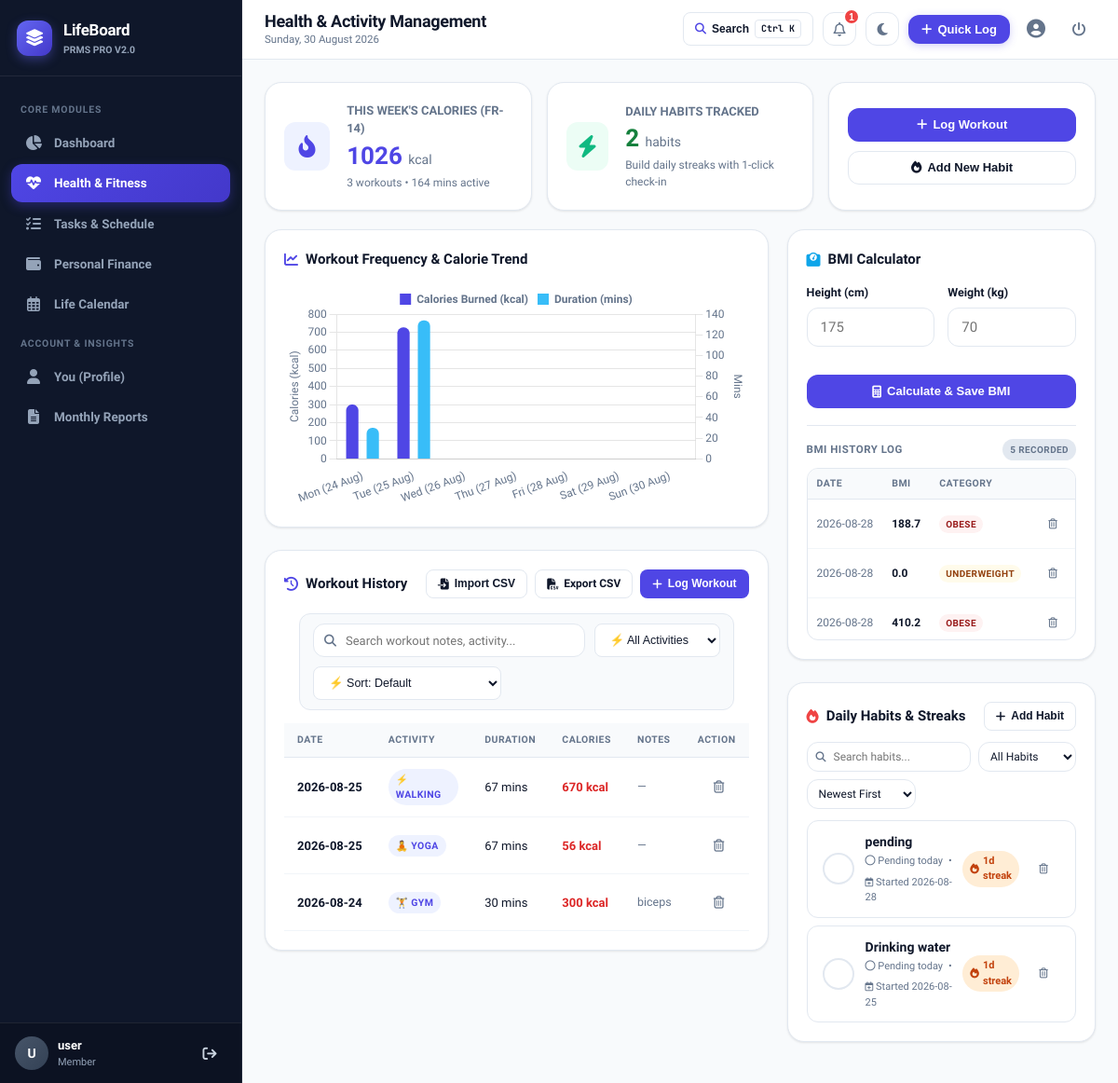
The app's page /health (signed in), older data.
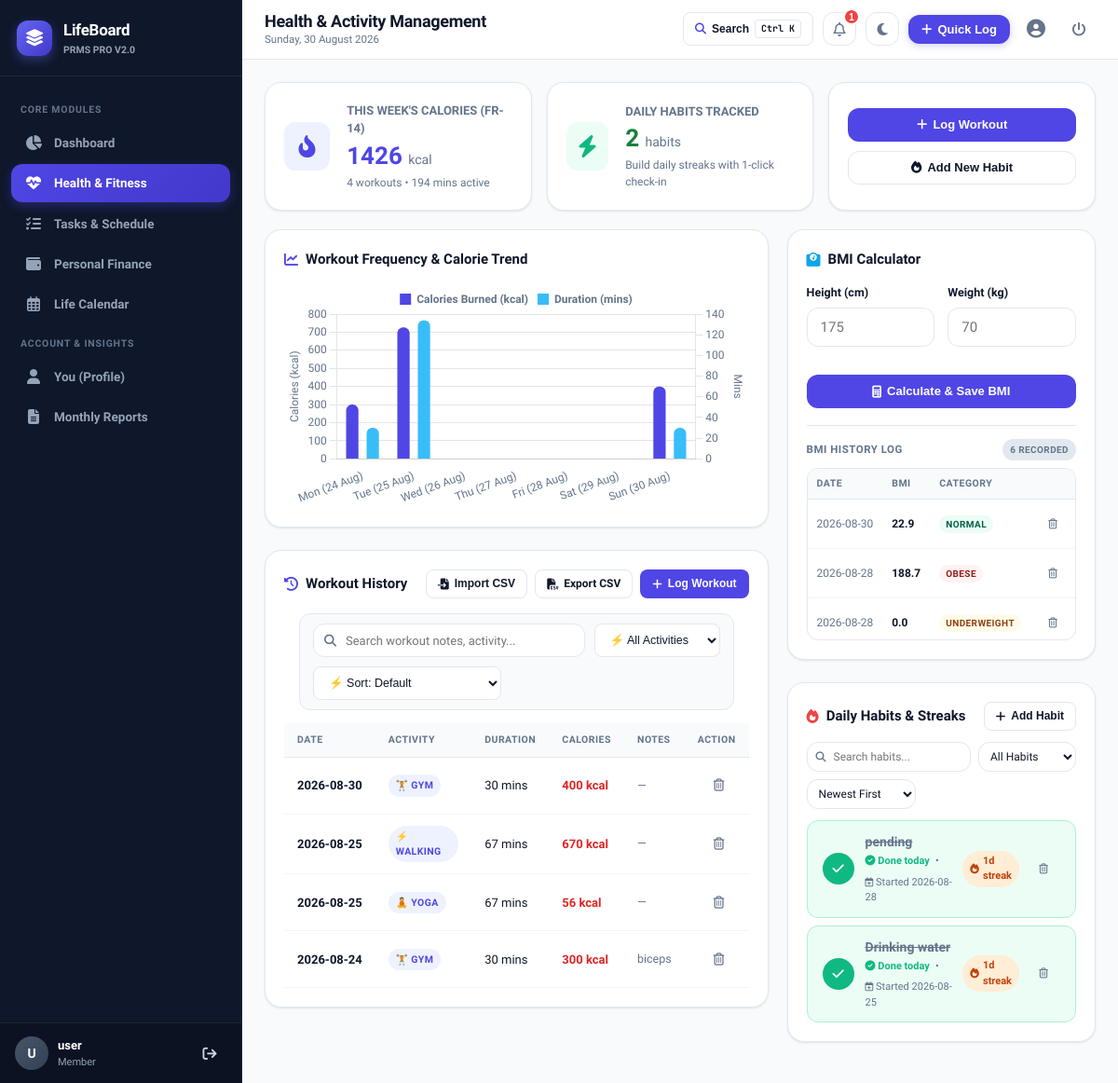
The same page, newer data.
### tables this page shows
CREATE TABLE workout_log (
        workout_id INTEGER PRIMARY KEY AUTOINCREMENT,
        user_id INTEGER NOT NULL,
        activity_type VARCHAR(50) NOT NULL,
        duration_mins INTEGER NOT NULL CHECK (duration_mins > 0),
        calories INTEGER NOT NULL CHECK (calories > 0),
        notes TEXT,
        log_date DATE NOT NULL,
        created_at DATETIME DEFAULT CURRENT_TIMESTAMP,
        FOREIGN KEY (user_id) REFERENCES users(user_id) ON DELETE CASCADE
    );

CREATE TABLE bmi_records (
        bmi_id INTEGER PRIMARY KEY AUTOINCREMENT,
        user_id INTEGER NOT NULL,
        height_cm REAL NOT NULL,
        weight_kg REAL NOT NULL,
        bmi_value REAL NOT NULL,
        category VARCHAR(30) NOT NULL,
        recorded_date DATETIME DEFAULT CURRENT_TIMESTAMP,
        FOREIGN KEY (user_id) REFERENCES users(user_id) ON DELETE CASCADE
    );

CREATE TABLE habit_tracker (
        habit_id INTEGER PRIMARY KEY AUTOINCREMENT,
        user_id INTEGER NOT NULL,
        habit_name VARCHAR(100) NOT NULL,
        streak_count INTEGER DEFAULT 0,
        last_completed_date DATE,
        created_at DATETIME DEFAULT CURRENT_TIMESTAMP,
        FOREIGN KEY (user_id) REFERENCES users(user_id) ON DELETE CASCADE
    );

### app.py (the view)
@app.route('/health')
@login_required
def health():
    user_id = session['user_id']
    today = date.today()
    workouts = models.get_user_workouts(user_id)
    weekly_stats = models.get_weekly_calories(user_id)
    habits = models.get_user_habits(user_id)
    bmi_history = models.get_user_bmi_history(user_id)
    workout_chart = models.get_7day_workout_chart_data(user_id)
    return render_template('health/index.html',
                           workouts=workouts,
                           weekly_stats=weekly_stats,
                           habits=habits,
                           bmi_history=bmi_history,
                           workout_chart=workout_chart,
                           today_str=today.strftime('%Y-%m-%d'))

### app.py (called while the page is built)
def login_required(f):
    @wraps(f)
    def decorated_function(*args, **kwargs):
        if 'user_id' not in session:
            flash('Please log in to access this page.', 'warning')
            return redirect(url_for('login', next=request.path))
        return f(*args, **kwargs)
    return decorated_function

@app.after_request
def add_security_headers(response):
    response.headers['Cache-Control'] = 'no-cache, no-store, must-revalidate, max-age=0'
    response.headers['Pragma'] = 'no-cache'
    response.headers['Expires'] = '0'
    return response

@app.context_processor
def inject_global_variables():
    current_user = None
    notifications = []
    if 'user_id' in session:
        current_user = models.get_user_by_id(session['user_id'])
        notifications = models.get_user_notifications(session['user_id'])
    return {
        'current_user': current_user,
        'notifications': notifications,
        'unread_notifications_count': len(notifications),
        'today_date': date.today().strftime('%A, %d %B %Y'),
        'current_year': date.today().year,
        'current_month': date.today().month,
        'now': datetime.now()
    }

### templates/health/index.html (shortened to what the changed rows need)
{% extends "base.html" %}
{% block page_title %}Health & Activity Management{% endblock %}
{% block content %}
<div class="grid-3">
  <div class="card" style="display: flex; align-items: center; gap: 18px;">
    <div>
      <div style="font-size: 13px; color: var(--text-muted); font-weight: 600;">THIS WEEK'S CALORIES (FR-14)</div>
      <div style="font-size: 26px; font-weight: 800; color: var(--primary);">{{ weekly_stats.total_calories }} <span style="font-size: 14px; color: var(--text-muted); font-weight: 500;">kcal</span></div>
      <div style="font-size: 12px; color: var(--text-muted);">{{ weekly_stats.workout_count }} workouts • {{ weekly_stats.total_duration }} mins active</div>
    </div>
  </div>
</div>
<div class="grid-2-1">
  <div style="display: flex; flex-direction: column; gap: 24px;">
    <div class="card">
      <div style="height: 240px;">
        <canvas id="healthWorkoutChart"></canvas>
      </div>
    </div>
    <div class="card">
      {% if workouts %}
      <div class="table-responsive desktop-only-table">
        <table class="table-custom">
          <thead>
            <tr>
              <th>Date</th>
              <th>Activity</th>
              <th>Duration</th>
              <th>Calories</th>
              <th>Notes</th>
              <th style="text-align: right;">Action</th>
            </tr>
          </thead>
          <tbody id="workoutTableBody">
            {% for w in workouts %}
            <tr data-activity="{{ w.activity_type }}" data-calories="{{ w.calories }}" data-duration="{{ w.duration_mins }}" data-date="{{ w.log_date }}">
              <td style="font-weight: 600; white-space: nowrap;">{{ w.log_date }}</td>
              <td>
                <span class="badge badge-primary">
                  {% if w.activity_type == 'Gym' %}🏋️ Gym
                  {% elif w.activity_type == 'Running' %}🏃 Running
                  {% elif w.activity_type == 'Cycling' %}🚴 Cycling
                  {% elif w.activity_type == 'Swimming' %}🏊 Swimming
                  {% elif w.activity_type == 'Yoga' %}🧘 Yoga
                  {% else %}⚡ {{ w.activity_type }}
                  {% endif %}
                </span>
              </td>
              <td>{{ w.duration_mins }} mins</td>
              <td style="font-weight: 700; color: #dc2626;">{{ w.calories }} kcal</td>
              <td style="color: var(--text-muted); font-size: 12.5px;">{{ w.notes or '—' }}</td>
              <td style="text-align: right;">
                <form action="{{ url_for('delete_workout', workout_id=w.workout_id) }}" method="POST" style="display: inline;" data-confirm="Are you sure you want to delete this workout log?">
                  <button type="submit" class="btn-icon danger" title="Delete Workout">
                    <i class="fa-regular fa-trash-can"></i>
                  </button>
                </form>
              </td>
            </tr>
            {% endfor %}
          </tbody>
        </table>
      </div>
      {% else %}
      <div style="text-align: center; padding: 32px; color: var(--text-muted);">
        <i class="fa-solid fa-dumbbell" style="font-size: 32px; color: var(--primary); margin-bottom: 8px;"></i>
        <p>No workouts recorded yet. Click <strong>Log Workout</strong> above to start tracking!</p>
      </div>
      {% endif %}
    </div>
  </div>
  <div style="display: flex; flex-direction: column; gap: 24px;">
    <div class="card">
      <div id="bmiHistoryContainer" style="margin-top: 18px; border-top: 1px solid var(--border-color); padding-top: 14px; {% if not bmi_history %}display: none;{% endif %}">
        <div style="display: flex; justify-content: space-between; align-items: center; margin-bottom: 8px;">
          <span style="font-size: 11.5px; font-weight: 700; color: var(--text-muted); text-transform: uppercase; letter-spacing: 0.5px;">BMI History Log</span>
          <span id="bmiCountBadge" class="badge badge-secondary" data-count="{{ bmi_history|length if bmi_history else 0 }}" style="font-size: 10px;">{{ bmi_history|length if bmi_history else 0 }} recorded</span>
        </div>
        <div class="bmi-history-scroll">
          <table class="table-custom" style="font-size: 12px; margin-bottom: 0; width: 100%;">
            <thead>
              <tr>
                <th style="position: sticky; top: 0; background: var(--bg-app); z-index: 2; padding: 8px 10px;">Date</th>
                <th style="position: sticky; top: 0; background: var(--bg-app); z-index: 2; padding: 8px 10px;">BMI</th>
                <th style="position: sticky; top: 0; background: var(--bg-app); z-index: 2; padding: 8px 10px;">Category</th>
                <th style="position: sticky; top: 0; background: var(--bg-app); z-index: 2; padding: 8px 6px; text-align: center; width: 30px;"></th>
              </tr>
            </thead>
            <tbody id="bmiHistoryTableBody">
              {% if bmi_history %}
              {% for b in bmi_history %}
              <tr>
                <td style="color: var(--text-muted); padding: 8px 10px; white-space: nowrap;">{{ b.recorded_date[:10] }}</td>
                <td style="font-weight: 700; padding: 8px 10px;">{{ b.bmi_value }}</td>
                <td style="padding: 8px 10px;">
                  <span class="badge {% if b.category == 'Normal' %}badge-success{% elif b.category == 'Obese' %}badge-danger{% else %}badge-warning{% endif %}" style="font-size: 10px; padding: 2px 7px;">
                    {{ b.category }}
                  </span>
                </td>
                <td style="padding: 8px 6px; text-align: center;">
                  <form action="{{ url_for('delete_bmi', bmi_id=b.bmi_id) }}" method="POST" style="margin: 0;" data-confirm="Delete this BMI record?">
                    <button type="submit" class="btn-icon danger" style="padding: 2px 4px; font-size: 11px;" title="Delete BMI Entry">
                      <i class="fa-regular fa-trash-can"></i>
                    </button>
                  </form>
                </td>
              </tr>
              {% endfor %}
              {% endif %}
            </tbody>
          </table>
        </div>
      </div>
    </div>
    <div class="card">
      {% if habits %}
      <div id="habitsListContainer" style="display: flex; flex-direction: column; gap: 8px;">
        {% for h in habits %}
        <div class="habit-item {% if h.done_today %}done{% endif %}"
             data-name="{{ h.habit_name | lower }}"
             data-status="{% if h.done_today %}completed{% else %}pending{% endif %}"
             data-streak="{{ h.streak_count or 0 }}"
             data-date="{{ h.created_at or '' }}">
          <div class="habit-left">
            <form action="{{ url_for('toggle_habit', habit_id=h.habit_id) }}" method="POST" style="margin: 0;">
              <button type="submit" class="habit-check-btn" title="{% if h.done_today %}Uncheck Habit{% else %}Mark Complete Today{% endif %}" onclick="triggerConfetti()">
                <i class="fa-solid fa-check"></i>
              </button>
            </form>
            <div>
              <div class="habit-name">{{ h.habit_name }}</div>
              <div style="display: flex; align-items: center; gap: 6px; font-size: 11px; color: var(--text-muted); margin-top: 2px; flex-wrap: wrap;">
                {% if h.done_today %}
                  <span style="color: var(--success); font-weight: 600;"><i class="fa-solid fa-circle-check"></i> Done today</span>
                {% else %}
                  <span><i class="fa-regular fa-circle"></i> Pending today</span>
                {% endif %}
                <span>•</span>
                <span title="Created on {{ h.created_at }}"><i class="fa-regular fa-calendar-plus" style="font-size: 10px;"></i> Started {{ h.created_at[:10] if h.created_at else 'Recently' }}</span>
              </div>
            </div>
          </div>
          <div style="display: flex; align-items: center; gap: 8px;">
            <div class="streak-pill" style="font-size: 11px; padding: 3px 8px;">
              <i class="fa-solid fa-fire"></i>
              <span>{{ h.streak_count }}d streak</span>
            </div>
            <form action="{{ url_for('delete_habit', habit_id=h.habit_id) }}" method="POST" style="display: inline;" data-confirm="Delete this habit and all streak logs?">
              <button type="submit" class="btn-icon danger" style="padding: 3px 6px; font-size: 11px;" title="Delete Habit">
                <i class="fa-regular fa-trash-can"></i>
              </button>
            </form>
          </div>
        </div>
        {% endfor %}
      </div>
      {% else %}
      <div style="text-align: center; padding: 24px; color: var(--text-muted);">
        <p>No habits added yet. Track your daily hydration, reading, or exercise routines!</p>
      </div>
      {% endif %}
    </div>
  </div>
</div>
{% endblock %}

Row changes from the older to the newer data that the page shows:
no longer on this page (row unchanged): bmi_records: recorded_date "2026-08-28", bmi_value "410.2", category "OBESE"
added workout_log: log_date "2026-08-30", activity_type "🏋️ GYM", duration_mins "30", calories "400", notes "—"
added bmi_records: recorded_date "2026-08-30", bmi_value "22.9", category "NORMAL"
changed habit_tracker "pending": text "Pending today" → "Done today"
changed habit_tracker "Drinking water": text "Pending today" → "Done today"
Text that changed along with them:
{{ weekly_stats.total_calories }}: "1026" → "1426"
{{ weekly_stats.workout_count }}: "3" → "4"
{{ weekly_stats.total_duration }}: "164" → "194"
chart data {{ workout_chart.calories | tojson }}: [300, 726, 0, 0, 0, 0, 0] → [300, 726, 0, 0, 0, 0, 400]
chart data {{ workout_chart.duration | tojson }}: [30, 134, 0, 0, 0, 0, 0] → [30, 134, 0, 0, 0, 0, 30]
{{ bmi_history|length if bmi_history else 0 }}: "5" → "6"
